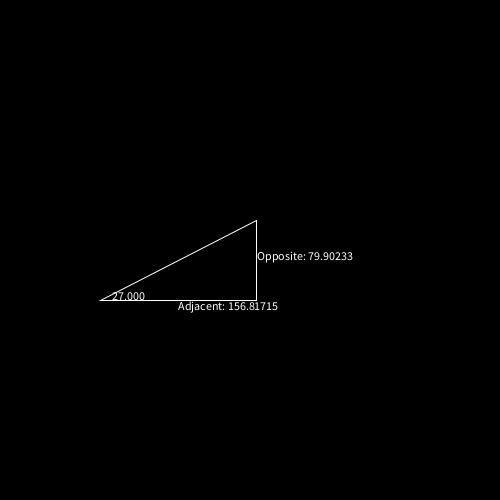
Frame 1 (no input)
Frame 60 (the mouse pressed at the canvas centre just before this capture): identical to frame 1, image omitted
Frame 120 (the mouse held since frame 60 and released just before this capture): identical to frame 1, image omitted

The Processing sketch that drew this single still picture (run headless with seeded random() and noise(); from frame 60 on, the mouse is pressed at the canvas centre):

// Processing sketch: kitetriangle
// ── kitetriangle.pde
/*
A person flying a kite has released 176m of string. 
The string makes an angle of 27° with the ground. How high is the kite? How far away is the kite horizontally?
*/

void setup()
{
  size(500, 500);
  kHeight = sin(radians(theta)) * stringLen;
  kDist = cos(radians(theta)) * stringLen;
}

float stringLen = 176.0f;
float theta = 27.0f;
float kHeight;
float kDist;
float left = 100;
float bottom = 300;
  
void draw()
{
  background(0);
  stroke(255);
  fill(0);
  
  triangle(left, bottom, left + kDist, bottom, left + kDist, bottom - kHeight);
  
  fill(255);
  text(theta, left + 10, bottom);
  
  text("Opposite: " + kHeight, left + kDist, bottom - (kHeight / 2));
  text("Adjacent: " + kDist, left + (kDist / 2), bottom + 10);
  
}
